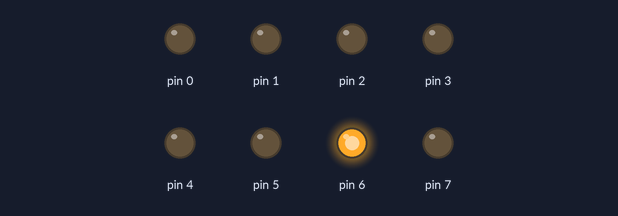
Simulated run of this sketch. Board: Arduino Uno, built with avr-gcc and run on an emulated ATmega328P. Parts: output pins drawn as LEDs (lit = HIGH).

Above: at 0.1 s.
At 48.1 s:
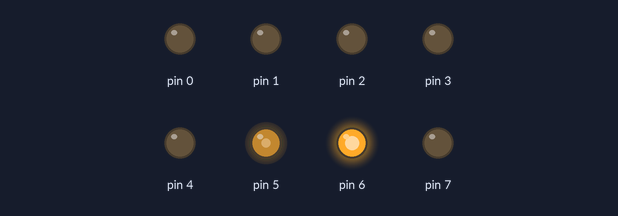
At 120.1 s:
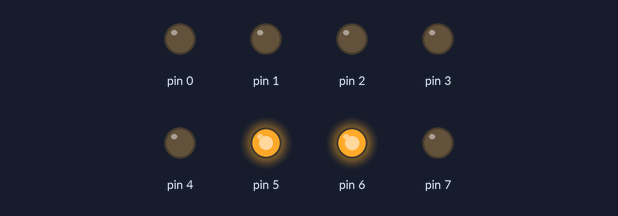
Timing chart, 0 to 129.5 s (numbered marks = the images above):
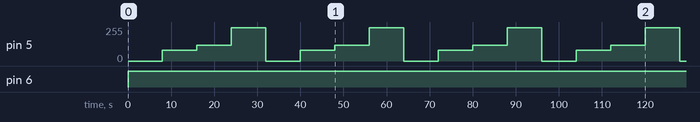

The sketch:

pwm_timerport.ino
```cpp
void setup() {
  DDRD = 0b11111111;      //set all of PortD as output
  TCCR0A = 0b10100111;    //set the timer configuration to timer control register A
                          // COM0A1,COM0A0 = 10 (clear at OCR0A during up, set OCR0A during down )
                          // COM0B1,COM0B0 = 10 (clear at OCR0B, set at OCR0A)
                          // WGM02,WGM01,WGM00 = 111 (UP to OCR0A, PWM mode)
  TCCR0B = 0b00000100;    //set the timer configuration to timer control register B
                          //CS02,CS01,CS00 = 100 (prescalar value of 256)
  OCR0A = 0b11111111;     //set output compare register A to 255
}

void loop() {
  OCR0B = 0;              //set output compare register B to 0 (0% duty cycle)
  delay(2000);

  OCR0B = 80;             //set output compare register B to 80 (32% duty cycle)
  delay(2000);

  OCR0B = 120;            //set output compare register B to 120 (47% duty cycle)
  delay(2000);

  OCR0B = 250;            //set output compare register B to 250 (98% duty cycle)
  delay(2000);
}
```

Measured:
- by itself, pin 5: repeats every 32.0 s: 120/255 8.0 s, 250/255 8.0 s, 0/255 8.0 s, 80/255 8.0 s
- by itself, pin 6: LOW → HIGH at 0.00 s
